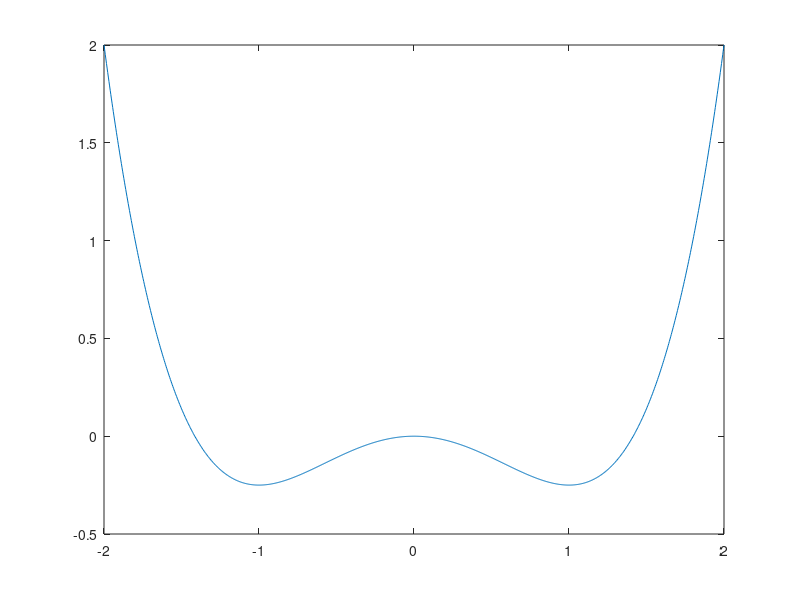

Here is the MATLAB script that generated this plot: (Note: this script raises an error after producing the figure.)
%% Setup
clear; close all; clc;

%% Part a
U = @(x) - (x.^2) / 2 + (x .^ 4) / 4;

xx = linspace(-2, 2, 1000);
plot(xx, U(xx));  % Minima at +- 1

%% Part b
N = 2^8;
tstart = 0; tfinal = 40;
times = linspace(tstart, tfinal, N);

% First set of initial conditions
u0 = zeros(2, 1);
u0(1) = -1.2;
u0(2) = .2;

options = odeset('RelTol', 1e-6);
[te, u1] = ode45(@rhs9_3a, times, u0, options);

x1 = u1(:,1);
v1 = u1(:,2);

figure
subplot(2,2,1);
plot(te, x1);
title('position with initial x,v = (-1.2, .2)');

% First set of initial conditions
u0 = zeros(2, 1);
u0(1) = -1.2;
u0(2) = 2;

[~, u2] = ode45(@rhs9_3a, times, u0, options);

x2 = u2(:,1);
v2 = u2(:,2);

subplot(2,2,2);
plot(te, x2);
title('position with initial x,v = (-1.2, 2)');

% Third set of initial conditions
u0 = zeros(2, 1);
u0(1) = 0;
u0(2) = 0;

[~, u3] = ode45(@rhs9_3a, times, u0, options);

x3 = u3(:,1);
v3 = u3(:,2);

subplot(2,2,3);
plot(te, x3);
title('position with initial x,v = (0, 0)');

% Fourth set of initial conditions
u0 = zeros(2, 1);
u0(1) = 0;
u0(2) = 1e-5;

[~, u4] = ode45(@rhs9_3a, times, u0, options);

x4 = u4(:,1);
v4 = u4(:,2);

subplot(2,2,4);
plot(te, x4);
title('position with initial x,v = (0, 0.00001)');

%% Part c
global A gamma

gamma = 0.4;        

N = 2^8;
tstart = 0; tfinal = 1000;
times = linspace(tstart, tfinal, N);
tau = times(2) - times(1);
dw = 2 * pi / (N * tau);
w = 0: dw: 2 * pi / tau - dw;

u0 = zeros(2, 1);
u0(1) = 1;

A = .2;
[te, u5] = ode45(@rhs9_3c, times, u0, options);

x5 = u5(:,1);
v5 = u5(:,2);

g5 = fft(x5);
P5 = abs(g5).^2;

figure
subplot(2,2,1)
plot(te, x5);
title('A = .2');

A = .72;
[~, u6] = ode45(@rhs9_3c, times, u0, options);

x6 = u6(:,1);
v6 = u6(:,2);

g6 = fft(x6);
P6 = abs(g6).^2;

subplot(2,2,2)
plot(te, x6);
title('A = .72');

A = .8;
[~, u7] = ode45(@rhs9_3c, times, u0, options);

x7 = u7(:,1);
v7 = u7(:,2);

g7 = fft(x7);
P7 = abs(g7).^2;

subplot(2,2,3)
plot(te, x7);
title('A = .8');


A = .999;
[~, u8] = ode45(@rhs9_3c, times, u0, options);

x8 = u8(:,1);
v8 = u8(:,2);

g8 = fft(x8);
P8 = abs(g8).^2;

subplot(2,2,4)
plot(te, x8);
title('A = .999');

figure
subplot(2,2,1)
semilogy(w, P5 / max(P5));
title('Power spectrum when A = 0.2');

subplot(2,2,2)
semilogy(w, P6 / max(P6));
title('Power spectrum when A = 0.72')

subplot(2,2,3)
semilogy(w, P7 / max(P7));
title('Power spectrum when A = 0.8')

subplot(2,2,4)
semilogy(w, P8 / max(P8));
title('Power spectrum when A = 0.999')

%% Part d
A = 0.9;

u0 = zeros(2, 1);
u0(1) = 1;
[~, u9] = ode45(@rhs9_3c, times, u0, options);

x9 = u9(:,1);
v9 = u9(:,2);

u0 = zeros(2, 1);
u0(1) = 1.000001;
[~, u10] = ode45(@rhs9_3c, times, u0, options);

x10 = u10(:,1);
v10 = u10(:,2);

figure
subplot(3,1,1);
plot(te, x9);
title('When x(0) = 1')

subplot(3,1,2);
plot(te, x10);
title('when x(0) = 1.000001');

subplot(3,1,3)
plot(te, x10 - x9, 'r');
title('Difference between xs at diff initial conditions');
